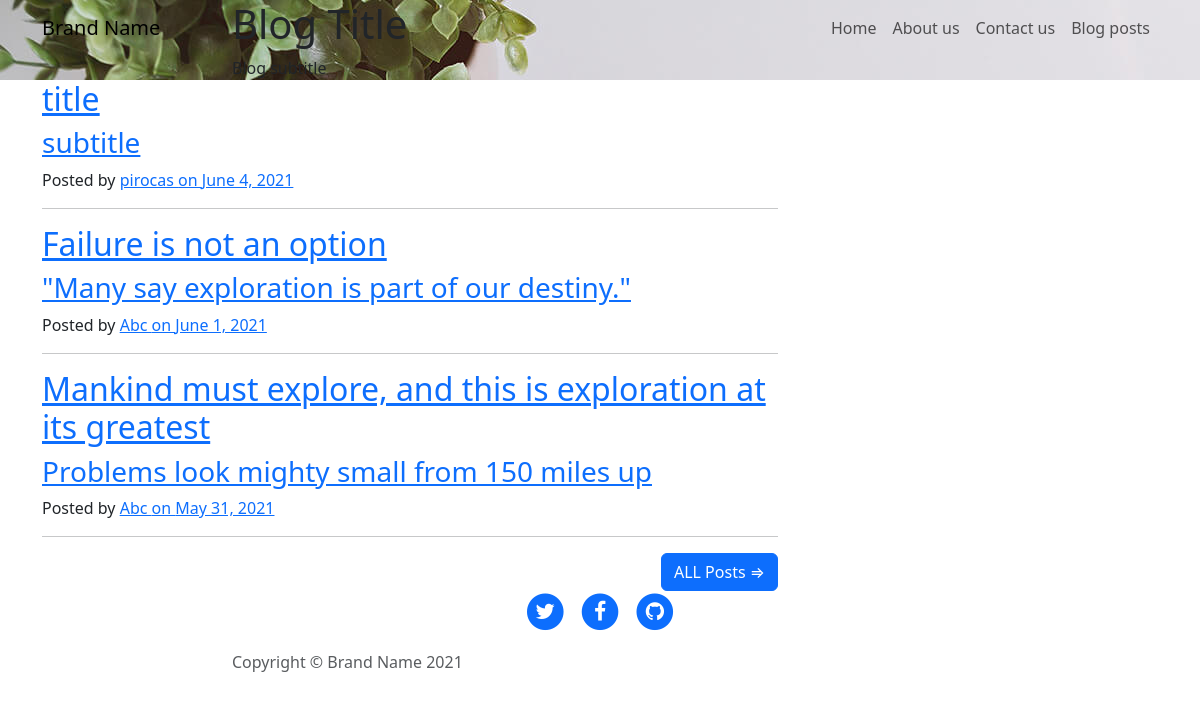
The page / on the database its author committed.
### tables this page shows
CREATE TABLE `page_brand` (
  `id` int(11) NOT NULL,
  `brand_name` varchar(90) DEFAULT NULL,
  `brand_logo` varchar(90) DEFAULT NULL,
  `brand_update` varchar(40) DEFAULT NULL
);

CREATE TABLE `page_nav_menu` (
  `id` int(11) NOT NULL,
  `nav_menu_name` varchar(90) DEFAULT NULL,
  `nav_target_path` varchar(90) DEFAULT NULL
);

CREATE TABLE `page_header` (
  `id` int(11) NOT NULL,
  `page_id` int(11) NOT NULL,
  `header_title` varchar(90) DEFAULT NULL,
  `header_subtitle` varchar(255) DEFAULT NULL,
  `body` varchar(4096) DEFAULT NULL,
  `header_background` varchar(90) DEFAULT NULL
);

CREATE TABLE `page_post` (
  `id` int(11) NOT NULL,
  `user_id` int(11) NOT NULL,
  `post_title` varchar(90) DEFAULT NULL,
  `post_subtitle` varchar(255) DEFAULT NULL,
  `post_body` varchar(4096) DEFAULT NULL,
  `post_image` varchar(126) DEFAULT NULL,
  `reg_date` timestamp NULL DEFAULT current_timestamp()
);

CREATE TABLE `user_name` (
  `id` int(11) NOT NULL,
  `user_name` varchar(50) NOT NULL,
  `user_email` varchar(50) NOT NULL,
  `data_reg` timestamp NOT NULL DEFAULT current_timestamp() ON UPDATE current_timestamp(),
  `estado` tinyint(1) NOT NULL
);

### index.php (called while the page is built, shortened)
<?php
	require_once('html_start.php');
	require_once('html_nav.php');
	require_once('html_header.php');
	require_once('html_content.php');
	require_once('html_footer.php');
	require_once('html_end.php');
?>

### get_brand.php (called while the page is built, shortened)
<?php
	require_once('db_connect.php');
	$sql = "SELECT * FROM page_brand WHERE page_brand.id = 1";
	$result = mysqli_query($connection, $sql);
	if(!$result){
		echo("ERR: ".mysqli_error($connection));
	}else{
		$row_num = mysqli_num_rows($result);
		if($row_num == 1){
			$row = mysqli_fetch_assoc($result);
			$brand_name = $row['brand_name'];
			$brand_update = $row['brand_update'];
		}
	}
?>

### get_head_title.php (called while the page is built, shortened)
<?php
	require_once('db_connect.php');
	$sql = "SELECT * FROM page_info";
	$result = mysqli_query($connection, $sql);
	if(!$result){
		echo("ERR: ".mysqli_error($connection));
	}else{
		$page = basename($_SERVER['PHP_SELF']);
		while($row = mysqli_fetch_assoc($result)){
			if($page == $row['page_file_name']){
				$page_id = $row['id'];
			}
		}
	}
?>

### get_header.php (called while the page is built, shortened)
<?php
	require_once('db_connect.php');
	$sql = "SELECT * FROM page_header WHERE page_header.page_id = '$page_id'";
	$result = mysqli_query($connection, $sql);
	if(!$result){
		echo("ERR: ".mysqli_error($connection));
	}else{
		$row_num = mysqli_num_rows($result);
		if($row_num == 1){
			$row = mysqli_fetch_assoc($result);
			$header_subtitle = $row['header_subtitle'];
			$header_background = "./assets/img/".$row['header_background'];
		}
	}
?>

### get_posts.php (the view)
<?php
	require_once('db_connect.php');
	if(isset($_GET['all_posts'])){
		$sql = "SELECT * FROM page_post ORDER BY page_post.reg_date DESC";
	}else {
		$sql = "SELECT * FROM page_post ORDER BY page_post.reg_date DESC LIMIT 3";
	}
	$result = mysqli_query($connection, $sql);
	if(!$result){
		echo("ERR: ".mysqli_error($connection));
	}else{
		while($row = mysqli_fetch_assoc($result)){
			$date = $row['reg_date'];
			$string_date  = date("F j, Y", strtotime(str_replace('-','/', $date)));
			$sql = "SELECT user_name.user_name FROM user_name WHERE user_name.id = '".$row['user_id']."'";
			$result_b = mysqli_query($connection, $sql);
			$user_result = mysqli_fetch_assoc($result_b);
			$user_name = $user_result['user_name'];
			echo "
				<div class='post-preview'><a href='page_blog.php?id=".$row['id']."'>
					<h2 class='post-title'>".$row['post_title']."</h2>
					<h3 class='post-subtitle'>".$row['post_subtitle']."</h3>
					</a>
					<p class='post-meta'>Posted by&nbsp;<a href='#'>$user_name on $string_date</a></p>
				</div>
				<hr>
			";
		}
	}
?>

### html_start.php (shortened to what this page needs)
<?php require_once('get_brand.php'); ?>
<?php require_once('get_head_title.php'); ?>
		<!DOCTYPE html>
		<html>
		<head>
			<link rel='stylesheet' href='assets/bootstrap/css/bootstrap.min.css'>
			<link rel='stylesheet' href='assets/fonts/font-awesome.min.css'>
		</head>
		<body>

### html_nav.php (shortened to what this page needs)
<nav class='navbar navbar-light navbar-expand-lg fixed-top' id='mainNav'>
	<div class='container'><a class='navbar-brand' href='index.php'><?php echo($brand_name);?></a>
		<div class='collapse navbar-collapse' id='navbarResponsive'>
			<ul class='navbar-nav ms-auto'>
				<?php require_once('get_nav_menu.php'); ?>
			</ul>
		</div>
	</div>
</nav>

### get_nav_menu.php
<?php
	require_once('db_connect.php');
	$sql = "SELECT * FROM page_nav_menu ORDER BY page_nav_menu.id ASC";
	$result = mysqli_query($connection, $sql);
	if(!$result){
		echo("ERR: ".mysqli_error($connection));
	}else{
		while($row = mysqli_fetch_assoc($result)){
			echo "<li class='nav-item'><a class='nav-link' href='".$row['nav_target_path']."'>".$row['nav_menu_name']."</a></li>";
		}
	}
?>

### html_header.php (shortened to what this page needs)
<?php require_once('get_header.php'); ?>
		<header id="header_background" class='masthead' style='background-image:url("<?php echo($header_background); ?>");'>
			<div class='container'>
				<div class='row'>
					<div class='col-md-10 col-lg-8 mx-auto position-relative'>
						<div class='site-heading'>
							<h1 id="header_title"><?php echo($header_title); ?></h1><span id="header_subtitle" class='subheading'><?php echo($header_subtitle); ?></span>
						</div>
					</div>
				</div>
			</div>
		</header>

### html_content.php
<div class='container'>
	<div class='row'>
		<div class='col-md-10 col-lg-8'>
			<?php require_once('get_posts.php'); ?>
			<div class='clearfix'><button class='btn btn-primary float-end' type='button' onclick="window.location.href = 'index.php?all_posts';">ALL Posts&nbsp;⇒</button></div>
		</div>
	</div>
</div>

### html_footer.php
<footer>
	<div class='container'>
		<div class='row'>
			<div class='col-md-10 col-lg-8 mx-auto'>
				<ul class='list-inline text-center'>
					<li class='list-inline-item'>
					<a href='https://twitter.com/?lang=pt_pt'><span class='fa-stack fa-lg'><i class='fa fa-circle fa-stack-2x'></i><i class='fa fa-twitter fa-stack-1x fa-inverse'></i></span></a></li>
					<li class='list-inline-item'><a href='https://www.facebook.com/'><span class='fa-stack fa-lg'><i class='fa fa-circle fa-stack-2x'></i><i class='fa fa-facebook fa-stack-1x fa-inverse'></i></span></a></li>
					<li class='list-inline-item'><a href='https://github.com/'><span class='fa-stack fa-lg'><i class='fa fa-circle fa-stack-2x'></i><i class='fa fa-github fa-stack-1x fa-inverse'></i></span></a></li>
				</ul>
				<p class='text-muted copyright'>Copyright&nbsp;©&nbsp;<?php echo($brand_name." ".$brand_update);?></p>
			</div>
		</div>
	</div>
</footer>

### html_end.php (shortened to what this page needs)
</body>
</html>

### rows shown on the page
page_brand: brand_name "Brand Name", brand_update "2021"
page_nav_menu: nav_menu_name "Home"
page_nav_menu: nav_menu_name "About us"
page_nav_menu: nav_menu_name "Contact us"
page_nav_menu: nav_menu_name "Blog posts"
page_header: header_background (picture), header_subtitle "Blog subtitle"
page_post: post_title "title", post_subtitle "subtitle", user.user_name "pirocas", reg_date "June 4, 2021"
page_post: post_title "Failure is not an option", post_subtitle "\"Many say exploration is part of our destiny.\"", user.user_name "Abc", reg_date "June 1, 2021"
page_post: post_title "Mankind must explore, and this is exploration at its greatest", post_subtitle "Problems look mighty small from 150 miles up", user.user_name "Abc", reg_date "May 31, 2021"
